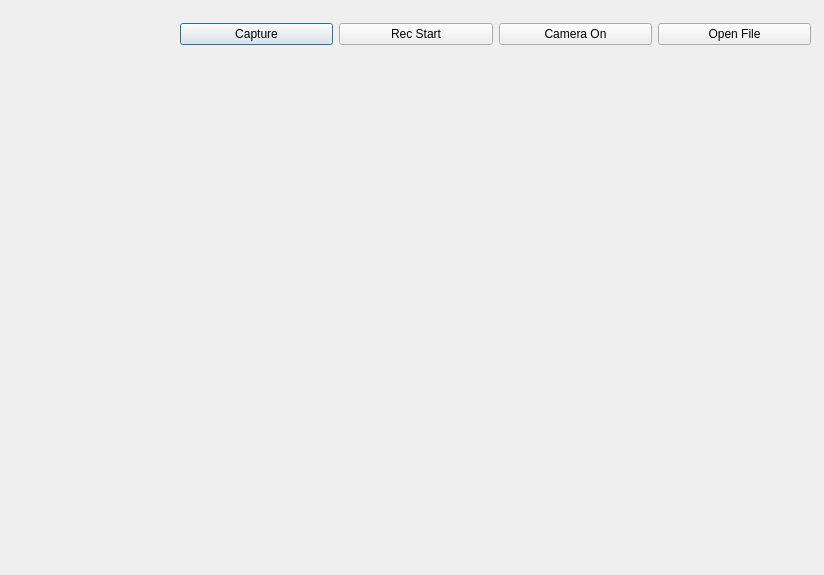
<?xml version="1.0" encoding="UTF-8"?>
<ui version="4.0">
 <class>Dialog</class>
 <widget class="QDialog" name="Dialog">
  <property name="geometry">
   <rect>
    <x>0</x>
    <y>0</y>
    <width>824</width>
    <height>575</height>
   </rect>
  </property>
  <property name="windowTitle">
   <string>Dialog</string>
  </property>
  <widget class="QLabel" name="label">
   <property name="geometry">
    <rect>
     <x>20</x>
     <y>70</y>
     <width>781</width>
     <height>481</height>
    </rect>
   </property>
   <property name="text">
    <string/>
   </property>
  </widget>
  <widget class="QLabel" name="label2">
   <property name="geometry">
    <rect>
     <x>20</x>
     <y>30</y>
     <width>67</width>
     <height>17</height>
    </rect>
   </property>
   <property name="text">
    <string/>
   </property>
  </widget>
  <widget class="QWidget" name="">
   <property name="geometry">
    <rect>
     <x>180</x>
     <y>20</y>
     <width>631</width>
     <height>28</height>
    </rect>
   </property>
   <layout class="QHBoxLayout" name="horizontalLayout">
    <item>
     <widget class="QPushButton" name="btnCapture">
      <property name="text">
       <string>Capture</string>
      </property>
     </widget>
    </item>
    <item>
     <widget class="QPushButton" name="btnRecord">
      <property name="text">
       <string>Rec Start</string>
      </property>
     </widget>
    </item>
    <item>
     <widget class="QPushButton" name="btnCamera">
      <property name="text">
       <string>Camera On</string>
      </property>
     </widget>
    </item>
    <item>
     <widget class="QPushButton" name="btnOpen">
      <property name="text">
       <string>Open File</string>
      </property>
     </widget>
    </item>
   </layout>
  </widget>
 </widget>
 <resources/>
 <connections/>
</ui>
